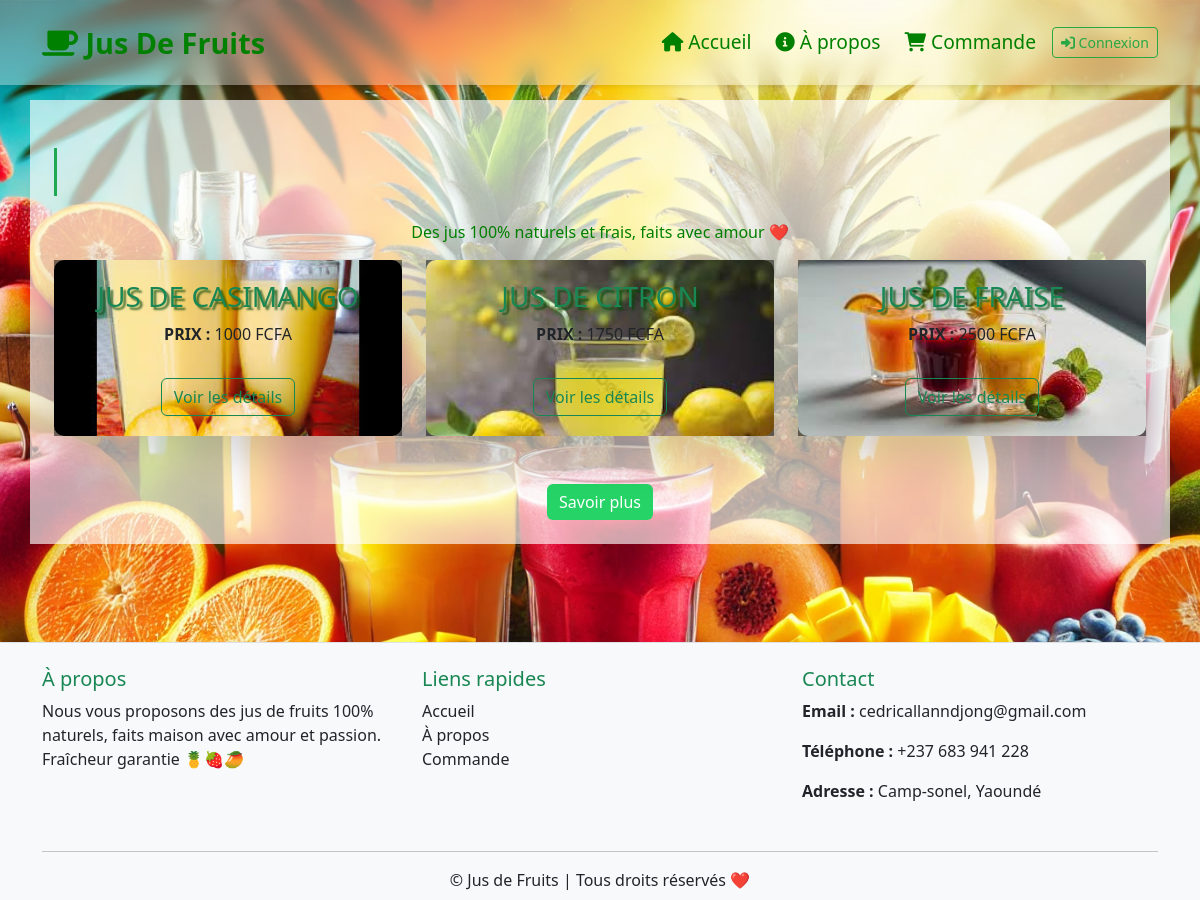
The page / on the database its author committed.
### App/models.py (models this page shows, shortened)
class jus(models.Model):
    name = models.CharField(max_length=50,unique=True)
    image = models.ImageField(upload_to='static/images',null=True,blank=True)
    price = models.IntegerField()
    ingredient = models.TextField()
    diabetic = models.BooleanField()
    date = models.DateField(null=True)
    class Meta:
        verbose_name = 'jus'
        verbose_name_plural = 'jus'

### App/views.py (the view)
# urls.py: path('',home,name='home'),
def home(request):
    fruit=jus.objects.all()[:3]
    return render(request,'pages/home.html',context={'fruits':fruit})

### App/templates/pages/home.html (shortened to what this page needs)
{% extends "../base.html" %}
{% load static %}
{% block container %}
<div class="accueil">
    <div class="container text-center p-4"  style="background-color: rgba(255, 255, 255, 0.644);">
        <h1 class="typing-text my-4">DÉCOUVREZ NOS DÉLICIEUX JUS DE FRUITS 🍹</h1>
        <p class="" style="color: green;">Des jus 100% naturels et frais, faits avec amour ❤️</p>
        <div class="row justify-content-center">
            {% for fruit in fruits %}
            <div class="col-md-4 col-sm-6 mb-4">
                <div class="card fruit-card shadow-lg">
                    <div class="card-body" style="background-image: url('{{ fruit.image.url }}');background-size: cover;">
                        <h3 class="card-title text-success" style="text-shadow: 3px 3px 2px rgba(0, 68, 6, 0.7)">{{ fruit.name }}</h3>
                        <p class="card-text"><strong>PRIX :</strong> {{ fruit.price }} FCFA</p>
                        <a href="/detail/{{ fruit.id }}" class="btn btn-outline-success mt-3">Voir les détails</a>
                    </div>
                </div>
            </div>
            {% endfor %}
        </div>
        <a href="{% url 'about' %}" class="btn btn-success mt-4">Savoir plus</a>
    </div>
</div>
{% endblock container %}

### static/css/base.css (style rules this page uses)
body { background: url('../images/background2.webp') no-repeat center center fixed; background-size: cover; min-height: 100vh; margin: 0; padding: 0; }
.accueil { padding: 70px 0; }
.accueil h1 { color: #1da851; font-family: monospace; white-space: nowrap; overflow: hidden; border-right: 3px solid #1da851; width: 0; animation: typing 5s steps(30) infinite alternate-reverse; max-width: 100%; }
.accueil .fruit-card { border-radius: 10px; border: none; box-shadow: 0px 4px 8px rgba(0, 0, 0, 0.1); transition: transform 0.3s ease-in-out; }
.accueil .fruit-card .card-body { padding: 20px; background-color: #ffffff; border-radius: 10px; }
.accueil { padding: 50px 0; }
.fruit-card { border-radius: 10px; border: none; box-shadow: 0px 4px 8px rgba(0, 0, 0, 0.1); transition: transform 0.3s ease-in-out; }
.fruit-card .card-body { padding: 20px; background-color: #ffffffbb; border-radius: 10px; }
.card-body { text-align: center; }
.btn-success { background-color: #25D366; border: none; }

### App/templates/base.html (style rules this page uses)
body { padding-top: 50px; }

### App/templates/pages/home.html (style rules this page uses)
.fruit-card::before { content: ""; position: absolute; top: 0; right: 0; bottom: 0; left: 0; background: rgba(0, 0, 0, 0.5); }
.card-body { position: relative; z-index: 1; }

### rows shown on the page
jus: image (picture), name "JUS DE CASIMANGO", price "1000"
jus: image (picture), name "JUS DE CITRON", price "1750"
jus: image (picture), name "JUS DE FRAISE", price "2500"
